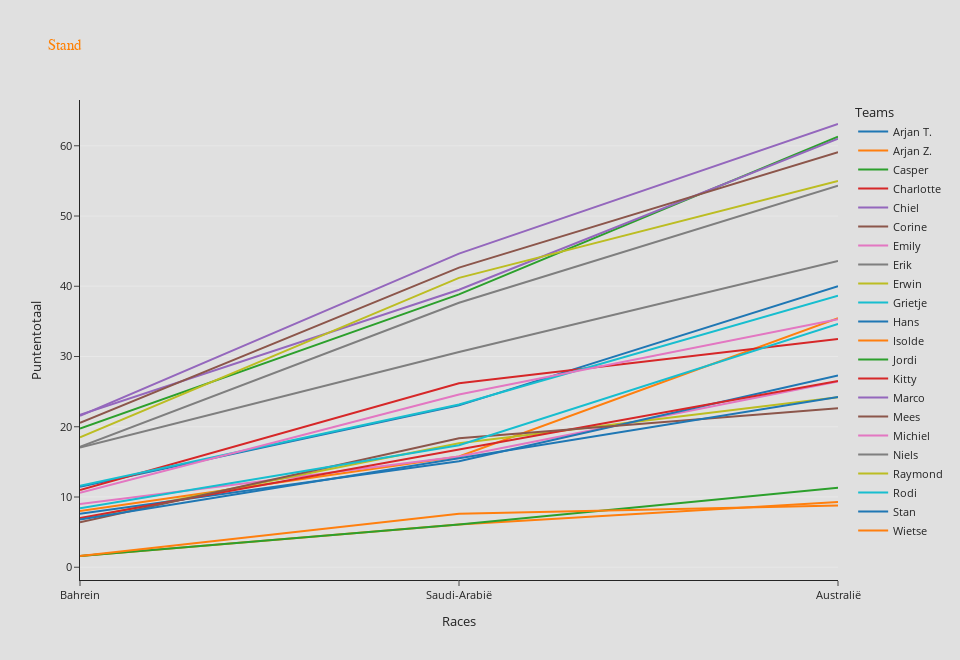

Write notebook code for a chart like this one.
### Code cell
discrete_colors = px.colors.sample_colorscale('Bluered', np.arange(0.5, 21.5) / 22)

fig = px.line(
    df_score_cumsum, template='simple_white',
    title="Stand",
    labels={ "team" : "Teams" },
    width=fig_width, height=660)#, color_discrete_map=discrete_colors)

fig.update_layout(xaxis_title="Races") 
fig.update_layout(yaxis_title="Puntentotaal")
make_acwef1_proof(fig)

for idx, name in enumerate(fig.data):
    fig.data[idx].hovertemplate = fig.data[idx].name + "<br>Race = %{x}<br>Punten = %{y}<extra></extra>"

if fig_write:
    fig.write_html("totale_punten_lijn.html", full_html=False, include_plotlyjs='cdn')
fig.show()

### Figure 1 — Plotly figure (JSON) as saved in the notebook; plotly's stock layout.template omitted (floating-point values rounded to 4 significant figures)
{"data": [{"hovertemplate": "Arjan T.<br>Race = %{x}<br>Punten = %{y}<extra></extra>", "legendgroup": "Arjan T.", "line": {"color": "#1F77B4", "dash": "solid"}, "marker": {"symbol": "circle"}, "mode": "lines", "name": "Arjan T.", "orientation": "v", "showlegend": true, "type": "scatter", "x": ["Bahrein", "Saudi-Arabië", "Australië"], "xaxis": "x", "y": [11.45, 23.05, 40], "yaxis": "y"}, {"hovertemplate": "Arjan Z.<br>Race = %{x}<br>Punten = %{y}<extra></extra>", "legendgroup": "Arjan Z.", "line": {"color": "#FF7F0E", "dash": "solid"}, "marker": {"symbol": "circle"}, "mode": "lines", "name": "Arjan Z.", "orientation": "v", "showlegend": true, "type": "scatter", "x": ["Bahrein", "Saudi-Arabië", "Australië"], "xaxis": "x", "y": [8, 15.78, 35.45], "yaxis": "y"}, {"hovertemplate": "Casper<br>Race = %{x}<br>Punten = %{y}<extra></extra>", "legendgroup": "Casper", "line": {"color": "#2CA02C", "dash": "solid"}, "marker": {"symbol": "circle"}, "mode": "lines", "name": "Casper", "orientation": "v", "showlegend": true, "type": "scatter", "x": ["Bahrein", "Saudi-Arabië", "Australië"], "xaxis": "x", "y": [19.75, 38.85, 61.3], "yaxis": "y"}, {"hovertemplate": "Charlotte<br>Race = %{x}<br>Punten = %{y}<extra></extra>", "legendgroup": "Charlotte", "line": {"color": "#D62728", "dash": "solid"}, "marker": {"symbol": "circle"}, "mode": "lines", "name": "Charlotte", "orientation": "v", "showlegend": true, "type": "scatter", "x": ["Bahrein", "Saudi-Arabië", "Australië"], "xaxis": "x", "y": [11, 26.2, 32.5], "yaxis": "y"}, {"hovertemplate": "Chiel<br>Race = %{x}<br>Punten = %{y}<extra></extra>", "legendgroup": "Chiel", "line": {"color": "#9467BD", "dash": "solid"}, "marker": {"symbol": "circle"}, "mode": "lines", "name": "Chiel", "orientation": "v", "showlegend": true, "type": "scatter", "x": ["Bahrein", "Saudi-Arabië", "Australië"], "xaxis": "x", "y": [21.7, 39.5, 61], "yaxis": "y"}, {"hovertemplate": "Corine<br>Race = %{x}<br>Punten = %{y}<extra></extra>", "legendgroup": "Corine", "line": {"color": "#8C564B", "dash": "solid"}, "marker": {"symbol": "circle"}, "mode": "lines", "name": "Corine", "orientation": "v", "showlegend": true, "type": "scatter", "x": ["Bahrein", "Saudi-Arabië", "Australië"], "xaxis": "x", "y": [20.55, 42.65, 59.1], "yaxis": "y"}, {"hovertemplate": "Emily<br>Race = %{x}<br>Punten = %{y}<extra></extra>", "legendgroup": "Emily", "line": {"color": "#E377C2", "dash": "solid"}, "marker": {"symbol": "circle"}, "mode": "lines", "name": "Emily", "orientation": "v", "showlegend": true, "type": "scatter", "x": ["Bahrein", "Saudi-Arabië", "Australië"], "xaxis": "x", "y": [9, 15.78, 26.45], "yaxis": "y"}, {"hovertemplate": "Erik<br>Race = %{x}<br>Punten = %{y}<extra></extra>", "legendgroup": "Erik", "line": {"color": "#7F7F7F", "dash": "solid"}, "marker": {"symbol": "circle"}, "mode": "lines", "name": "Erik", "orientation": "v", "showlegend": true, "type": "scatter", "x": ["Bahrein", "Saudi-Arabië", "Australië"], "xaxis": "x", "y": [17.05, 30.65, 43.6], "yaxis": "y"}, {"hovertemplate": "Erwin<br>Race = %{x}<br>Punten = %{y}<extra></extra>", "legendgroup": "Erwin", "line": {"color": "#BCBD22", "dash": "solid"}, "marker": {"symbol": "circle"}, "mode": "lines", "name": "Erwin", "orientation": "v", "showlegend": true, "type": "scatter", "x": ["Bahrein", "Saudi-Arabië", "Australië"], "xaxis": "x", "y": [6.85, 17.65, 24.2], "yaxis": "y"}, {"hovertemplate": "Grietje<br>Race = %{x}<br>Punten = %{y}<extra></extra>", "legendgroup": "Grietje", "line": {"color": "#17BECF", "dash": "solid"}, "marker": {"symbol": "circle"}, "mode": "lines", "name": "Grietje", "orientation": "v", "showlegend": true, "type": "scatter", "x": ["Bahrein", "Saudi-Arabië", "Australië"], "xaxis": "x", "y": [11.6, 23.18, 38.65], "yaxis": "y"}, {"hovertemplate": "Hans<br>Race = %{x}<br>Punten = %{y}<extra></extra>", "legendgroup": "Hans", "line": {"color": "#1F77B4", "dash": "solid"}, "marker": {"symbol": "circle"}, "mode": "lines", "name": "Hans", "orientation": "v", "showlegend": true, "type": "scatter", "x": ["Bahrein", "Saudi-Arabië", "Australië"], "xaxis": "x", "y": [7.6, 15.1, 27.3], "yaxis": "y"}, {"hovertemplate": "Isolde<br>Race = %{x}<br>Punten = %{y}<extra></extra>", "legendgroup": "Isolde", "line": {"color": "#FF7F0E", "dash": "solid"}, "marker": {"symbol": "circle"}, "mode": "lines", "name": "Isolde", "orientation": "v", "showlegend": true, "type": "scatter", "x": ["Bahrein", "Saudi-Arabië", "Australië"], "xaxis": "x", "y": [1.6, 6.1, 9.3], "yaxis": "y"}, {"hovertemplate": "Jordi<br>Race = %{x}<br>Punten = %{y}<extra></extra>", "legendgroup": "Jordi", "line": {"color": "#2CA02C", "dash": "solid"}, "marker": {"symbol": "circle"}, "mode": "lines", "name": "Jordi", "orientation": "v", "showlegend": true, "type": "scatter", "x": ["Bahrein", "Saudi-Arabië", "Australië"], "xaxis": "x", "y": [1.6, 6.1, 11.3], "yaxis": "y"}, {"hovertemplate": "Kitty<br>Race = %{x}<br>Punten = %{y}<extra></extra>", "legendgroup": "Kitty", "line": {"color": "#D62728", "dash": "solid"}, "marker": {"symbol": "circle"}, "mode": "lines", "name": "Kitty", "orientation": "v", "showlegend": true, "type": "scatter", "x": ["Bahrein", "Saudi-Arabië", "Australië"], "xaxis": "x", "y": [7, 16.7, 26.5], "yaxis": "y"}, {"hovertemplate": "Marco<br>Race = %{x}<br>Punten = %{y}<extra></extra>", "legendgroup": "Marco", "line": {"color": "#9467BD", "dash": "solid"}, "marker": {"symbol": "circle"}, "mode": "lines", "name": "Marco", "orientation": "v", "showlegend": true, "type": "scatter", "x": ["Bahrein", "Saudi-Arabië", "Australië"], "xaxis": "x", "y": [21.55, 44.65, 63.1], "yaxis": "y"}, {"hovertemplate": "Mees<br>Race = %{x}<br>Punten = %{y}<extra></extra>", "legendgroup": "Mees", "line": {"color": "#8C564B", "dash": "solid"}, "marker": {"symbol": "circle"}, "mode": "lines", "name": "Mees", "orientation": "v", "showlegend": true, "type": "scatter", "x": ["Bahrein", "Saudi-Arabië", "Australië"], "xaxis": "x", "y": [6.4, 18.38, 22.65], "yaxis": "y"}, {"hovertemplate": "Michiel<br>Race = %{x}<br>Punten = %{y}<extra></extra>", "legendgroup": "Michiel", "line": {"color": "#E377C2", "dash": "solid"}, "marker": {"symbol": "circle"}, "mode": "lines", "name": "Michiel", "orientation": "v", "showlegend": true, "type": "scatter", "x": ["Bahrein", "Saudi-Arabië", "Australië"], "xaxis": "x", "y": [10.6, 24.6, 35.3], "yaxis": "y"}, {"hovertemplate": "Niels<br>Race = %{x}<br>Punten = %{y}<extra></extra>", "legendgroup": "Niels", "line": {"color": "#7F7F7F", "dash": "solid"}, "marker": {"symbol": "circle"}, "mode": "lines", "name": "Niels", "orientation": "v", "showlegend": true, "type": "scatter", "x": ["Bahrein", "Saudi-Arabië", "Australië"], "xaxis": "x", "y": [17.15, 37.65, 54.3], "yaxis": "y"}, {"hovertemplate": "Raymond<br>Race = %{x}<br>Punten = %{y}<extra></extra>", "legendgroup": "Raymond", "line": {"color": "#BCBD22", "dash": "solid"}, "marker": {"symbol": "circle"}, "mode": "lines", "name": "Raymond", "orientation": "v", "showlegend": true, "type": "scatter", "x": ["Bahrein", "Saudi-Arabië", "Australië"], "xaxis": "x", "y": [18.5, 41.2, 55], "yaxis": "y"}, {"hovertemplate": "Rodi<br>Race = %{x}<br>Punten = %{y}<extra></extra>", "legendgroup": "Rodi", "line": {"color": "#17BECF", "dash": "solid"}, "marker": {"symbol": "circle"}, "mode": "lines", "name": "Rodi", "orientation": "v", "showlegend": true, "type": "scatter", "x": ["Bahrein", "Saudi-Arabië", "Australië"], "xaxis": "x", "y": [8.4, 17.38, 34.65], "yaxis": "y"}, {"hovertemplate": "Stan<br>Race = %{x}<br>Punten = %{y}<extra></extra>", "legendgroup": "Stan", "line": {"color": "#1F77B4", "dash": "solid"}, "marker": {"symbol": "circle"}, "mode": "lines", "name": "Stan", "orientation": "v", "showlegend": true, "type": "scatter", "x": ["Bahrein", "Saudi-Arabië", "Australië"], "xaxis": "x", "y": [6.8, 15.57, 24.25], "yaxis": "y"}, {"hovertemplate": "Wietse<br>Race = %{x}<br>Punten = %{y}<extra></extra>", "legendgroup": "Wietse", "line": {"color": "#FF7F0E", "dash": "solid"}, "marker": {"symbol": "circle"}, "mode": "lines", "name": "Wietse", "orientation": "v", "showlegend": true, "type": "scatter", "x": ["Bahrein", "Saudi-Arabië", "Australië"], "xaxis": "x", "y": [1.6, 7.6, 8.8], "yaxis": "y"}], "layout": {"font": {"size": 11}, "height": 660, "legend": {"title": {"text": "Teams"}, "tracegroupgap": 0}, "paper_bgcolor": "rgba(224, 224, 224, 1)", "plot_bgcolor": "rgba(224, 224, 224, 1)", "title": {"font": {"color": "#ff7f00", "family": "Arial Bold Italic", "size": 15}, "text": "Stand"}, "width": 960, "xaxis": {"anchor": "y", "domain": [0, 1], "title": {"text": "Races"}}, "yaxis": {"anchor": "x", "domain": [0, 1], "showgrid": true, "title": {"text": "Puntentotaal"}}}}
